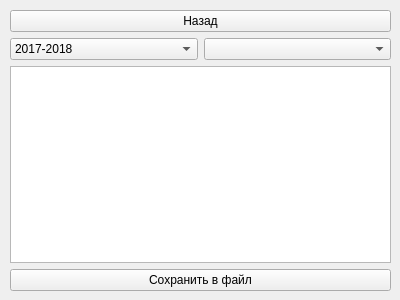
<?xml version="1.0" encoding="UTF-8"?>
<ui version="4.0">
    <class>Form</class>
    <widget class="QWidget" name="Form">
        <property name="geometry">
            <rect>
                <x>0</x>
                <y>0</y>
                <width>400</width>
                <height>300</height>
            </rect>
        </property>
        <property name="windowTitle">
            <string>Form</string>
        </property>
        <widget class="QWidget" name="gridLayoutWidget">
            <property name="geometry">
                <rect>
                    <x>10</x>
                    <y>10</y>
                    <width>381</width>
                    <height>281</height>
                </rect>
            </property>
            <layout class="QGridLayout" name="gridLayout">
                <item row="1" column="0">
                    <widget class="QComboBox" name="comboBox_year">
                        <item>
                            <property name="text">
                                <string>2017-2018</string>
                            </property>
                        </item>
                        <item>
                            <property name="text">
                                <string>2018-2019</string>
                            </property>
                        </item>
                        <item>
                            <property name="text">
                                <string>2019-2020</string>
                            </property>
                        </item>
                        <item>
                            <property name="text">
                                <string>2020-2021</string>
                            </property>
                        </item>
                        <item>
                            <property name="text">
                                <string>2021-2022</string>
                            </property>
                        </item>
                        <item>
                            <property name="text">
                                <string>2022-2023</string>
                            </property>
                        </item>
                    </widget>
                </item>
                <item row="2" column="0" colspan="2">
                    <widget class="QTableWidget" name="tableWidget"/>
                </item>
                <item row="1" column="1">
                    <widget class="QComboBox" name="comboBox_period"/>
                </item>
                <item row="0" column="0" colspan="2">
                    <widget class="QPushButton" name="pushButton_cancel">
                        <property name="text">
                            <string>Назад</string>
                        </property>
                    </widget>
                </item>
                <item row="3" column="0" colspan="2">
                    <widget class="QPushButton" name="pushButton_saveStats">
                        <property name="text">
                            <string>Сохранить в файл</string>
                        </property>
                    </widget>
                </item>
            </layout>
        </widget>
    </widget>
    <resources/>
    <connections/>
</ui>
